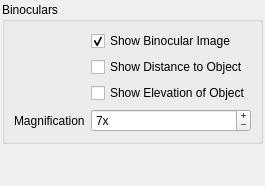
       <widget class="QWidget" name="mPreferencesToolsTab" >
        <attribute name="title" >
         <string>Tools</string>
        </attribute>
        <layout class="QVBoxLayout" >
         <property name="spacing" >
          <number>2</number>
         </property>
         <property name="margin" >
          <number>2</number>
         </property>
         <item>
          <widget class="QGroupBox" name="mToolsBinocularGroupBox" >
           <property name="title" >
            <string>Binoculars</string>
           </property>
           <layout class="QFormLayout" name="formLayout_7" >
            <item row="0" column="1" >
             <widget class="QCheckBox" name="mToolsShowBinocularImageCheckBox" >
              <property name="toolTip" >
               <string>Selects whether or not to render the binocular reticle. </string>
              </property>
              <property name="text" >
               <string>Show Binocular Image</string>
              </property>
              <property name="checked" >
               <bool>true</bool>
              </property>
             </widget>
            </item>
            <item row="1" column="1" >
             <widget class="QCheckBox" name="mToolsShowDistanceToObjectCheckBox" >
              <property name="toolTip" >
               <string>Select to show the distance to the object in front of the camera's eyepoint. </string>
              </property>
              <property name="text" >
               <string>Show Distance to Object</string>
              </property>
             </widget>
            </item>
            <item row="2" column="1" >
             <widget class="QCheckBox" name="mToolsShowElevationOfObjectCheckBox" >
              <property name="toolTip" >
               <string>Select this to print the elevation of the object being viewed by binoculars</string>
              </property>
              <property name="text" >
               <string>Show Elevation of Object</string>
              </property>
             </widget>
            </item>
            <item row="3" column="0" >
             <widget class="QLabel" name="mToolsMagnificationLabel" >
              <property name="toolTip" >
               <string>Select the magnification of the binoculars. The greater the magnification, the farther in they zoom. 7x is miliary standard issue. </string>
              </property>
              <property name="text" >
               <string>Magnification</string>
              </property>
              <property name="buddy" >
               <cstring>mToolsMagnificationSpinBox</cstring>
              </property>
             </widget>
            </item>
            <item row="3" column="1" >
             <widget class="QSpinBox" name="mToolsMagnificationSpinBox" >
              <property name="toolTip" >
               <string>This selects the magnification of the binoculars</string>
              </property>
              <property name="buttonSymbols" >
               <enum>QAbstractSpinBox::PlusMinus</enum>
              </property>
              <property name="specialValueText" >
               <string>x</string>
              </property>
              <property name="suffix" >
               <string>x</string>
              </property>
              <property name="minimum" >
               <number>1</number>
              </property>
              <property name="maximum" >
               <number>25</number>
              </property>
              <property name="value" >
               <number>7</number>
              </property>
             </widget>
            </item>
           </layout>
          </widget>
         </item>
         <item>
          <spacer>
           <property name="orientation" >
            <enum>Qt::Vertical</enum>
           </property>
           <property name="sizeType" >
            <enum>QSizePolicy::Expanding</enum>
           </property>
           <property name="sizeHint" stdset="0" >
            <size>
             <width>20</width>
             <height>40</height>
            </size>
           </property>
          </spacer>
         </item>
        </layout>
       </widget>
